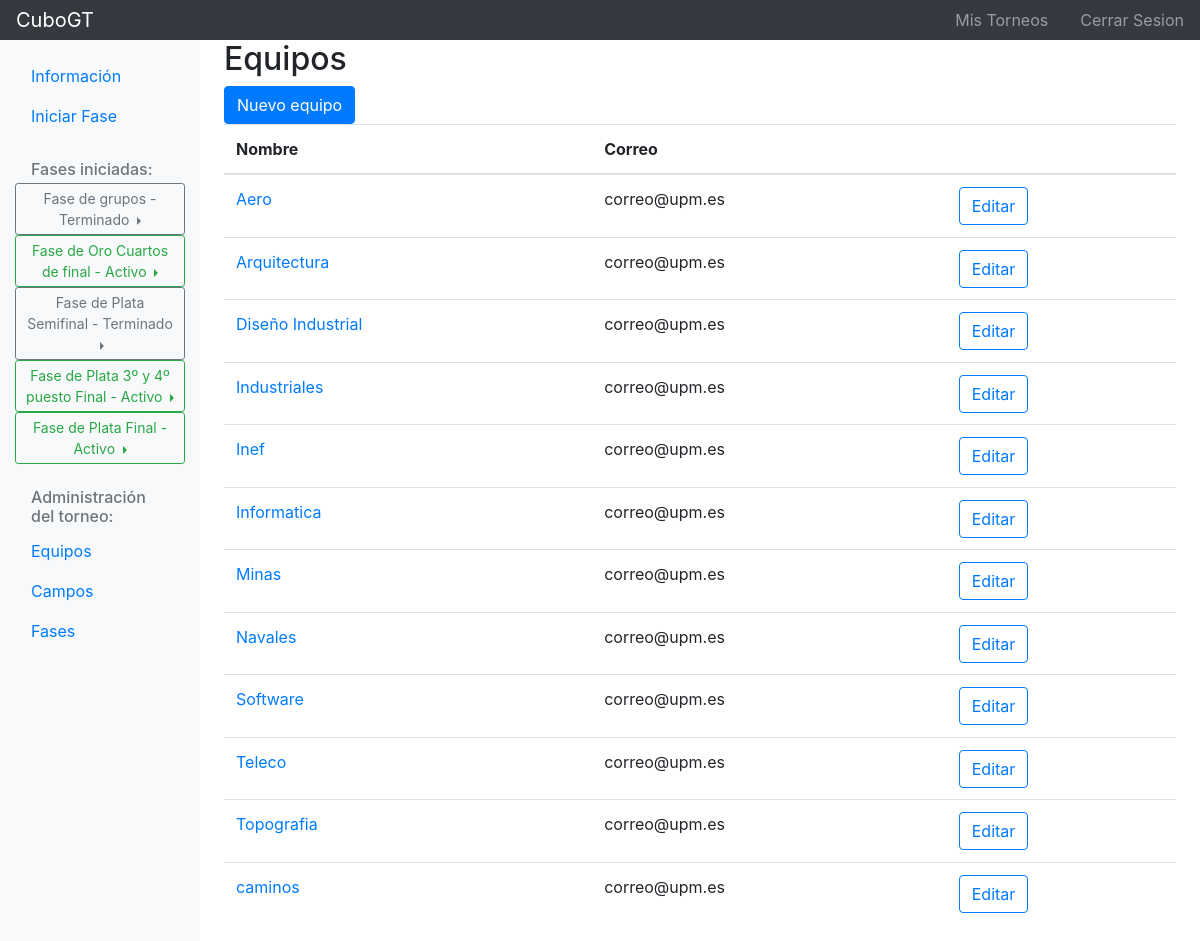
Page /es/gt/torneo/13/equipo (signed in) on the committed database.
### cubogt/models.py (models this page shows, shortened)
class Fase(models.Model):
	torneo = models.ForeignKey('Torneo', on_delete=models.CASCADE)
	equipos = models.ManyToManyField('Equipo')
	campos = models.ManyToManyField('Campo')
	numero_activacion = models.IntegerField(null=True, default=None)
	nombre = models.CharField(max_length=100)
	prefijo_eliminatoria = models.CharField(max_length=100, default=nombre)
	tipo_fase = models.IntegerField(choices=TIPO_FASE)
	numero_equipos_max = models.IntegerField(null=True, blank=True)
	doble_partido = models.BooleanField()
	numero_sets = models.IntegerField(null=True)
	numero_puntos = models.IntegerField(null=True)
	puntos_maximos = models.IntegerField(null=True, blank=True)
	estado = models.IntegerField(choices=ESTADO_CHOICES, default=CREACION)
	UPD = models.DateTimeField(auto_now=True)
	NWD = models.DateTimeField(auto_now_add=True)
	class Meta:
		ordering = ["numero_activacion", "nombre"]

class Equipo(models.Model):
	nombre = models.CharField(max_length=50)
	correo = models.EmailField(max_length=50)
	integrantes = models.ManyToManyField(User, through='Jugador')
	UPD = models.DateTimeField(auto_now=True)
	NWD = models.DateTimeField(auto_now_add=True)
	class Meta:
		ordering = ["nombre"]

### cubogt/views/equipo_views.py (the view)
# urls.py: path('torneo/<int:torneo_id>/equipo', equipo_views.equipo_lista, name='equipo_lista'),
def equipo_lista(request, torneo_id):
	torneo = get_object_or_404(Torneo, pk=torneo_id)
	equipos_list = Equipo.objects.filter(torneo=torneo)
	fase_activa_terminada_list = FaseController.get_fases_activas_terminadas(torneo)
	context = {'torneo': torneo, 'fase_activa_terminada_list': fase_activa_terminada_list, 'equipos_list': equipos_list}
	return render(request, 'cubogt/equipo/equipos_lista.html', context)

### cubogt/controller/FaseController.py (called while the page is built)
def get_fases_activas_terminadas(torneo):
	fases_activas_terminadas = Fase.objects.filter(torneo=torneo).exclude(estado=CREACION)
	return fases_activas_terminadas

### cubogt/templates/cubogt/equipo/equipos_lista.html (shortened to what this page needs)
{% extends "cubogt/base/body/navbar_lateral/navbar_torneo.html" %}
{% load i18n %}
{% block content %}
    <h2>{% trans "Equipos" %}</h2>
    {% if not torneo.numero_equipos or equipos_list.count < torneo.numero_equipos %}
        <a type="button" class="btn btn-primary" href="{% url 'equipo_nuevo' torneo.id %}">{% trans "Nuevo equipo" %}</a>
    {% endif %}
    {% if equipos_list %}
        <table class="table table-hover">
            <thead>
                <tr>
                    <th>{% trans "Nombre" %}</th>
                    <th>{% trans "Correo" %}</th>
                    <th></th>
                </tr>
            </thead>
            <tbody>
                {% for equipo in equipos_list %}
                    <tr>
                        <td><a class="equipo" href="#">{{ equipo.nombre }}</a></td>
                        <td>{{ equipo.correo }}</td>
                        <td>
                            <a type="button" class="btn btn-outline-primary" href="{% url 'equipo_editar' torneo.id equipo.id %}">{% trans "Editar" %}</a>
                        </td>
                    <tr>
                {% endfor %}
            </tbody>
        </table>
    {% endif %}
{% endblock content %}

### cubogt/templates/cubogt/base/body/navbar_lateral/navbar_torneo.html (shortened to what this page needs)
{% extends "cubogt/base/body/navbar_lateral/navbar.html" %}
{% load i18n %}
{% block nav_lateral %}
    <ul class="nav flex-column">
        <li class="nav-item">
            <a class="nav-link active" href="{% url 'torneo' torneo.id %}">
                {% trans "Información" %} <span class="sr-only">(current)</span>
            </a>
        </li>
        <li class="nav-item">
            <a class="nav-link" href="{% url 'fase_iniciar_lista' torneo.id %}">
                {% trans "Iniciar Fase" %}
            </a>
        </li>
        {% if fase_activa_terminada_list %}
            <h6 class="sidebar-heading d-flex justify-content-between align-items-center px-3 mt-4 mb-1 text-muted">
                <span>{% trans "Fases iniciadas:" %}</span>
            </h6>
            {% for fase in fase_activa_terminada_list %}
                  <div class="btn-group dropright">
                        {% if fase.estado == ACTIVO %}
                            <div class="btn btn-outline-success btn-sm dropdown-toggle" style="white-space: normal;" data-toggle="dropdown" aria-haspopup="true" aria-expanded="false">
                        {% else %}
                            <div class="btn btn-outline-secondary btn-sm dropdown-toggle" style="white-space: normal;" data-toggle="dropdown" aria-haspopup="true" aria-expanded="false">
                        {% endif %}
                            {{ fase.nombre }} - {{ fase.get_estado_display }}
                            </div>
                    </div>
            {% endfor %}
        {% endif %}
    </ul>
    <h6 class="sidebar-heading d-flex justify-content-between align-items-center px-3 mt-4 mb-1 text-muted">
        <span>{% trans "Administración del torneo:" %}</span>
    </h6>
    <ul class="nav flex-column mb-2">
        <li class="nav-item">
            <a class="nav-link" href="{% url 'equipo_lista' torneo.id %}">
                {% trans "Equipos" %}
            </a>
        </li>
        <li class="nav-item">
            <a class="nav-link" href="{% url 'campo_lista' torneo.id %}">
                {% trans "Campos" %}
            </a>
        </li>
        <li class="nav-item">
            <a class="nav-link" href="{% url 'fase_lista' torneo.id %}">
                {% trans "Fases" %}
            </a>
        </li>
    </ul>
{% endblock nav_lateral %}

### rows in the picture
Fase: nombre "Fase de grupos", estado "Terminado"
Fase: nombre "Fase de Oro Cuartos de final", estado "Activo"
Fase: nombre "Fase de Plata Semifinal", estado "Terminado"
Fase: nombre "Fase de Plata 3º y 4º puesto Final", estado "Activo"
Fase: nombre "Fase de Plata Final", estado "Activo"
Equipo: nombre "Aero", correo "correo@upm.es"
Equipo: nombre "Arquitectura", correo "correo@upm.es"
Equipo: nombre "Diseño Industrial", correo "correo@upm.es"
Equipo: nombre "Industriales", correo "correo@upm.es"
Equipo: nombre "Inef", correo "correo@upm.es"
Equipo: nombre "Informatica", correo "correo@upm.es"
Equipo: nombre "Minas", correo "correo@upm.es"
Equipo: nombre "Navales", correo "correo@upm.es"
Equipo: nombre "Software", correo "correo@upm.es"
Equipo: nombre "Teleco", correo "correo@upm.es"
Equipo: nombre "Topografia", correo "correo@upm.es"
Equipo: nombre "caminos", correo "correo@upm.es"
